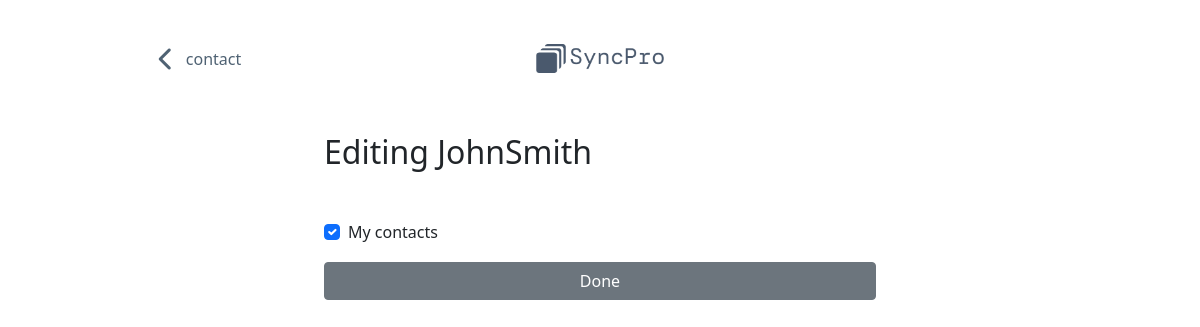
Screenshot of /profile-detail/edit-contact/6 (signed in) with the database file from the repository.
### tables this page shows
CREATE TABLE profiles (
    id INTEGER PRIMARY KEY,
    profile_name TEXT NOT NULL,
    first_name TEXT,
    last_name TEXT,
    number TEXT,
    address TEXT,
    email TEXT,
    image TEXT,
    user_id INTEGER NOT NULL,
    FOREIGN KEY (user_id) REFERENCES users (id)
);

CREATE TABLE lists (
    id INTEGER PRIMARY KEY,
    list_name TEXT NOT NULL,
    user_id INTEGER NOT NULL,
    FOREIGN KEY (user_id) REFERENCES users (id)
);

### app.py (the view)
@app.route("/profile-detail/edit-contact/<int:profile_id>", methods=["GET", "POST"])
@login_required
def edit_contact_route(profile_id):
    return edit_contact(profile_id)

### app.py (called while the page is built)
@app.after_request
def after_request(response):
    response.headers["Cache-Control"] = "no-cache, no-store, must-revalidate"
    response.headers["Expires"] = 0
    response.headers["Pragma"] = "no-cache"
    return response

### helpers.py (called while the page is built, shortened)
def login_required(f):
    @wraps(f)
    def decorated_function(*args, **kwargs):
        return f(*args, **kwargs)
    return decorated_function

### templates/edit-contact.html (shortened to what this page needs)
{% extends "layout.html" %}
{% block nav %}
<div class="container-fluid">
  <a href="/profile-detail/{{ profile[0]["id"] }}">
    <i class="fa-solid fa-chevron-left fa-xl me-2"></i>
    contact
  </a>
</div>
<div class="container-fluid">
  <img src="/static/logo-dark.png" alt="logo" class="logo">
</div>
{% endblock %}
{% block main %}
<section>
  <div>
    <div class="container pb-2 px-4">
      <h2 class="mb-5">Editing {{ profile[0]["first_name"] }}{{ profile[0]["last_name"] }}</h2>
      <form id="edit-contact-form" action="/profile-detail/edit-contact/{{ profile[0]["id"] }}" method="post">
        {% for list in lists %}
          <div class="form-check">
            <input class="form-check-input" type="checkbox" name="selected_lists" value="{{ list.id }}" id="list_{{ list.id }}"
            {% if list.id in current_list_ids %}
              checked
            {% endif %}>
            <label class="form-check-label" for="list_{{ list.id }}">
              {{ list.list_name }}
            </label>
          </div>
        {% endfor %}
        <button id="add-contact" type="submit" class="btn btn-secondary my-3 w-100">
          Done
        </button>
      </form>
    </div>
  </div>
</section>
{% endblock %}

### static/styles.css (style rules this page uses)
nav div { align-self: center; }
.logo { width: 8em; margin: 20px auto; }
a, a:active, a:hover { text-decoration: none; color: #4F6273; }
@media (min-width: 768px) { section { width: 50%; margin: auto; } }

### rows the page displays
profiles: first_name "John", last_name "Smith"
lists: selected_lists "☑", list_name "My contacts"
